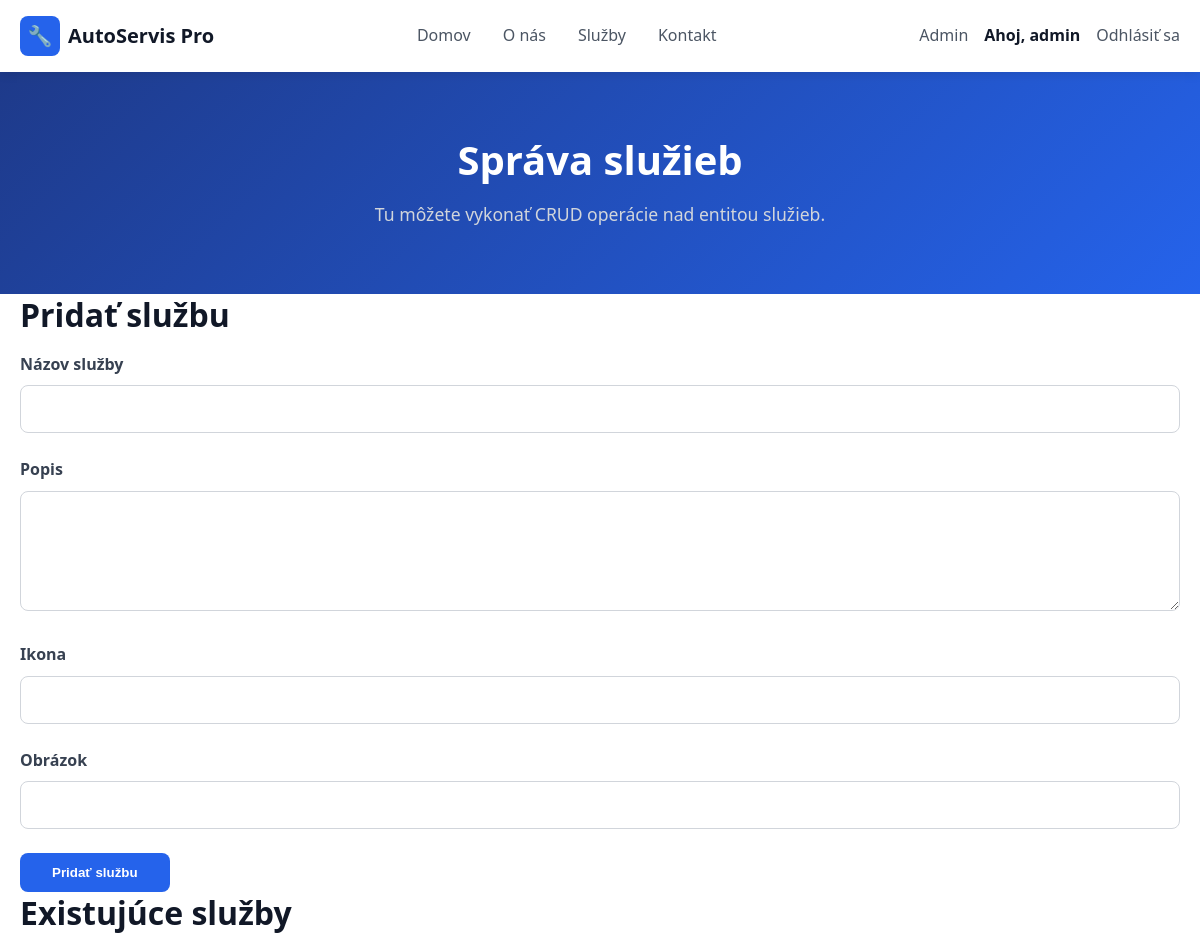
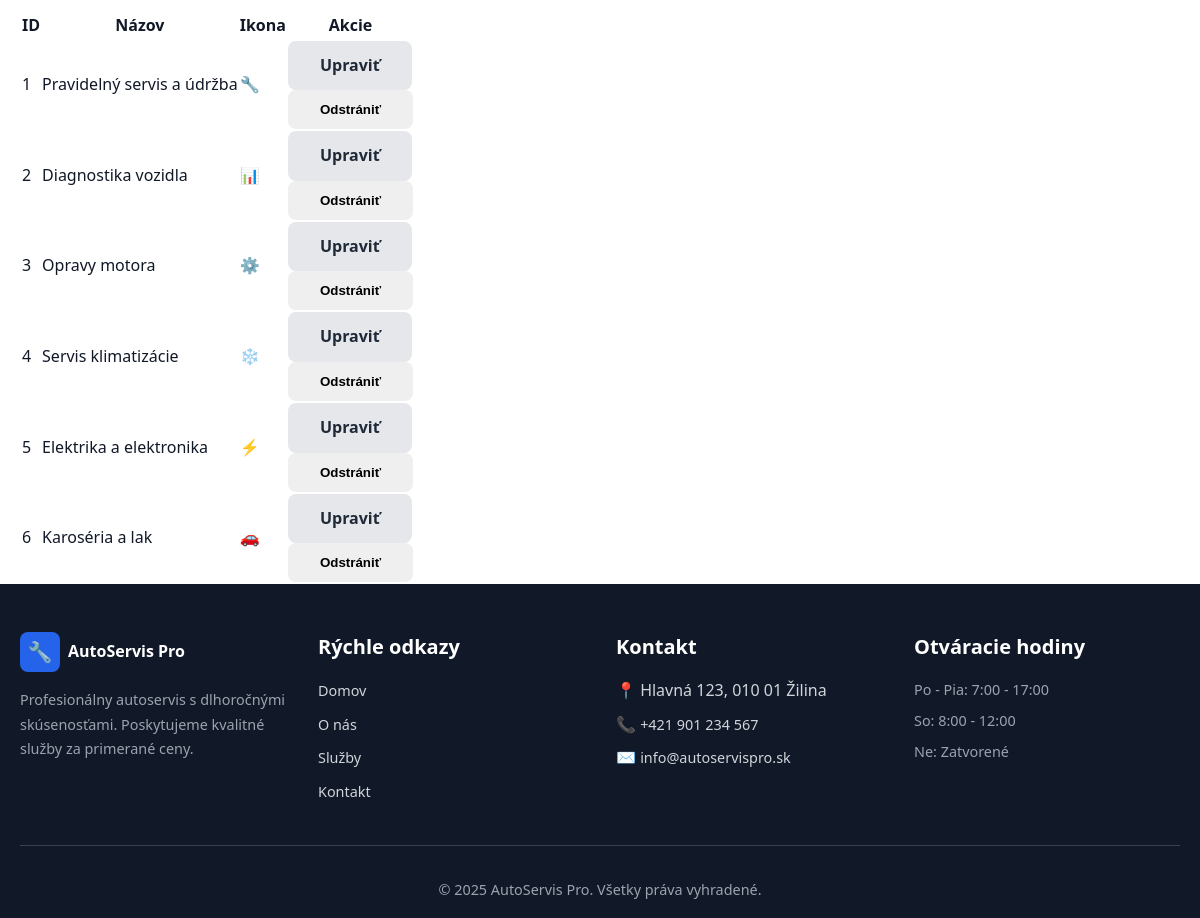
/admin_services.php (signed in), run on the app's committed database (2 pictures, top to bottom).
### tables this page shows
CREATE TABLE `services` (
  `id` int(11) NOT NULL,
  `title` varchar(255) NOT NULL,
  `description` text NOT NULL,
  `icon` varchar(50) NOT NULL,
  `image` varchar(255) NOT NULL
);

### classes/Database.php (called while the page is built, shortened)
<?php
class Dbh
{
    private PDO $pdo;
    public function __construct(
        string $host = 'localhost',
        string $username = 'root',
        string $password = '',
        string $dbname = 'servis'
    ) {
        try {
            $this->pdo = new PDO("mysql:host=$host;dbname=$dbname;charset=utf8mb4", $username, $password);
            $this->pdo->setAttribute(PDO::ATTR_ERRMODE, PDO::ERRMODE_EXCEPTION);
        } catch (PDOException $e) {
            die('Connection failed: ' . $e->getMessage());
        }
    }
    public function getConnection(): PDO
    {
        return $this->pdo;
    }
    private function initializeUsersTable(): void
    {
        $this->pdo->exec(
            "CREATE TABLE IF NOT EXISTS users (
                users_id INT AUTO_INCREMENT PRIMARY KEY,
                users_uid VARCHAR(100) NOT NULL UNIQUE,
                users_email VARCHAR(255) NOT NULL UNIQUE,
                users_pwd VARCHAR(255) NOT NULL,
                users_created_at TIMESTAMP DEFAULT CURRENT_TIMESTAMP
            ) ENGINE=InnoDB DEFAULT CHARSET=utf8mb4;"
        );
    }
    private function initializeContactMessagesTable(): void
    {
        $this->pdo->exec(
            "CREATE TABLE IF NOT EXISTS contact_messages (
                id INT AUTO_INCREMENT PRIMARY KEY,
                name VARCHAR(255) NOT NULL,
                email VARCHAR(255) NOT NULL,
                phone VARCHAR(50) DEFAULT NULL,
                message TEXT NOT NULL,
                consent TINYINT(1) NOT NULL DEFAULT 0,
                created_at TIMESTAMP DEFAULT CURRENT_TIMESTAMP
            ) ENGINE=InnoDB DEFAULT CHARSET=utf8mb4;"
        );
    }
}

### classes/ServiceRepository.php (called while the page is built, shortened)
<?php
require_once __DIR__ . '/Database.php';
require_once __DIR__ . '/Service.php';
class ServiceRepository
{
    private PDO $pdo;
    public function __construct(Database $database)
    {
        $this->database = $database;
        $this->pdo = $this->database->getConnection();
    }
    public function all(): array
    {
        $stmt = $this->pdo->query('SELECT id, title, description, icon, image FROM services ORDER BY id ASC');
        $items = $stmt->fetchAll(PDO::FETCH_ASSOC);
        return array_map(static function (array $item) {
            return Service::fromArray($item);
        }, $items ?: []);
    }
}

### classes/AdminServiceController.php (called while the page is built, shortened)
<?php
require_once __DIR__ . '/ServiceRepository.php';
class AdminServiceController
{
    private ServiceRepository $repository;
    private ?Service $editingService;
    public function __construct(array $get)
    {
        $this->repository = new ServiceRepository(new Database());
        $this->editingService = isset($get['edit']) ? $this->repository->find((int) $get['edit']) : null;
    }
    public function getServices(): array
    {
        return $this->repository->all();
    }
    public function getEditingService(): ?Service
    {
        return $this->editingService;
    }
}

### classes/Service.php (called while the page is built, shortened)
<?php
class Service
{
    private int $id;
    private string $title;
    private string $icon;
    public function __construct(int $id, string $title, string $description, string $icon, string $image)
    {
        $this->id = $id;
        $this->title = trim($title);
        $this->icon = trim($icon);
    }
    public static function fromArray(array $data): self
    {
        return new self(
            (int) ($data['id'] ?? 0),
            (string) ($data['title'] ?? ''),
            (string) ($data['description'] ?? ''),
            (string) ($data['icon'] ?? ''),
            (string) ($data['image'] ?? '')
        );
    }
    public function getId(): int
    {
        return $this->id;
    }
    public function getTitle(): string
    {
        return $this->title;
    }
    public function getIcon(): string
    {
        return $this->icon;
    }
}

### admin_services.php (the view, shortened to what this page needs)
<?php
require_once __DIR__ . '/classes/AdminServiceController.php';
$controller = new AdminServiceController($_GET);
$controller->handleRequest($_POST);
$services = $controller->getServices();
$editingService = $controller->getEditingService();
?>
<!DOCTYPE html>
<html lang="sk">
<head>
    <link rel="stylesheet" href="css/style.css">
</head>
<body>
    <?php require_once __DIR__ . '/zaciatok_koniec/header.php'; ?>
    <main>
        <section class="page-header page-header-blue">
            <div class="container">
                <h1>Správa služieb</h1>
                <p>Tu môžete vykonať CRUD operácie nad entitou služieb.</p>
            </div>
        </section>
        <section class="admin-section">
            <div class="container">
                <div class="admin-grid">
                    <div class="admin-panel">
                        <h2><?= $editingService ? 'Upraviť službu' : 'Pridať službu' ?></h2>
                        <form method="post" class="admin-form">
                            <div class="form-group">
                                <label for="title">Názov služby</label>
                                <input type="text" id="title" name="title" value="<?= htmlspecialchars($editingService ? $editingService->getTitle() : '', ENT_QUOTES, 'UTF-8') ?>" required>
                            </div>
                            <div class="form-group">
                                <label for="description">Popis</label>
                                <textarea id="description" name="description" rows="4" required><?= htmlspecialchars($editingService ? $editingService->getDescription() : '', ENT_QUOTES, 'UTF-8') ?></textarea>
                            </div>
                            <div class="form-group">
                                <label for="icon">Ikona</label>
                                <input type="text" id="icon" name="icon" value="<?= htmlspecialchars($editingService ? $editingService->getIcon() : '', ENT_QUOTES, 'UTF-8') ?>" required>
                            </div>
                            <div class="form-group">
                                <label for="image">Obrázok</label>
                                <input type="text" id="image" name="image" value="<?= htmlspecialchars($editingService ? $editingService->getImage() : '', ENT_QUOTES, 'UTF-8') ?>" required>
                            </div>
                            <button type="submit" class="btn btn-primary"><?= $editingService ? 'Uložiť zmeny' : 'Pridať službu' ?></button>
                        </form>
                    </div>
                    <div class="admin-panel">
                        <h2>Existujúce služby</h2>
                        <table class="admin-table">
                            <thead>
                                <tr>
                                    <th>ID</th>
                                    <th>Názov</th>
                                    <th>Ikona</th>
                                    <th>Akcie</th>
                                </tr>
                            </thead>
                            <tbody>
                                <?php foreach ($services as $service): ?>
                                    <tr>
                                        <td><?= htmlspecialchars($service->getId(), ENT_QUOTES, 'UTF-8') ?></td>
                                        <td><?= htmlspecialchars($service->getTitle(), ENT_QUOTES, 'UTF-8') ?></td>
                                        <td><?= htmlspecialchars($service->getIcon(), ENT_QUOTES, 'UTF-8') ?></td>
                                        <td>
                                            <a href="admin_services.php?edit=<?= htmlspecialchars($service->getId(), ENT_QUOTES, 'UTF-8') ?>" class="btn btn-secondary">Upraviť</a>
                                            <form method="post" class="inline-form" onsubmit="return confirm('Naozaj chcete túto službu odstrániť?');">
                                                <button type="submit" class="btn btn-danger">Odstrániť</button>
                                            </form>
                                        </td>
                                    </tr>
                                <?php endforeach; ?>
                            </tbody>
                        </table>
                    </div>
                </div>
            </div>
        </section>
    </main>
    <?php require_once __DIR__ . '/zaciatok_koniec/footer.php'; ?>
</body>
</html>

### css/style.css (style rules this page uses)
:root { --primary: #2563eb; --primary-hover: #1e40af; --primary-dark: #1e3a8a; --secondary: #e5e7eb; --accent: #bfdbfe; --accent-light: #dbeafe; --text-primary: #111827; --text-secondary: #4b5563; --text-muted: #6b7280; --white: #fff; --gray-50: #f9fafb; --gray-100: #f3f4f6; --shadow-sm: 0 2px 10px rgba(0,0,0,0.1); --shadow-md: 0 4px 20px rgba(0,0,0,0.1); --shadow-lg: 0 20px 40px rgba(0,0,0,0.3); --transition: all 0.3s ease; --radius-sm: 8px; --radius-md: 12px; --container-max: 1200px; --container-narrow: 900px; --header-height: 72px; --footer-height: 160px; }
* { margin: 0; padding: 0; box-sizing: border-box; }
html { scroll-behavior: smooth; }
body { font-family: 'Segoe UI', Tahoma, Geneva, Verdana, sans-serif; line-height: 1.6; color: var(--text-primary); background: var(--white); }
h1 { font-size: 2.5rem; font-weight: 800; line-height: 1.2; margin-bottom: 1rem; }
h2 { font-size: 2rem; font-weight: 700; line-height: 1.3; margin-bottom: 1rem; }
p { margin-bottom: 1rem; line-height: 1.7; }
a { text-decoration: none; color: inherit; transition: var(--transition); }
.container { max-width: var(--container-max); margin: 0 auto; padding: 0 20px; }
.btn { display: inline-block; padding: 0.75rem 2rem; border-radius: var(--radius-sm); font-weight: 600; text-align: center; cursor: pointer; border: none; transition: var(--transition); }
.btn-primary { background: var(--primary); color: var(--white); }
.btn-secondary { background: var(--secondary); color: #1f2937; }
.page-header { background: linear-gradient(135deg, #374151 0%, #1f2937 100%); color: #fff; padding: 4rem 0; text-align: center; }
.page-header-blue { background: linear-gradient(135deg, var(--primary-dark) 0%, var(--primary) 100%); }
.page-header h1 { color: #fff; margin-bottom: 1rem; }
.page-header p { color: #d1d5db; font-size: 1.1rem; max-width: 700px; margin: 0 auto; }
.form-group { margin-bottom: 1.5rem; }
.form-group label { display: block; color: #374151; font-weight: 600; margin-bottom: 0.5rem; }
.form-group input, .form-group textarea { width: 100%; padding: 0.75rem; border: 1px solid #d1d5db; border-radius: 8px; font-size: 1rem; font-family: inherit; transition: all 0.3s ease; }
.form-group textarea { resize: vertical; min-height: 120px; }

### data on the page
services: id "1", title "Pravidelný servis a údržba", icon "🔧"
services: id "2", title "Diagnostika vozidla", icon "📊"
services: id "3", title "Opravy motora", icon "⚙️"
services: id "4", title "Servis klimatizácie", icon "❄️"
services: id "5", title "Elektrika a elektronika", icon "⚡"
services: id "6", title "Karoséria a lak", icon "🚗"

### other printed values
$_SESSION['useruid'] "admin"
